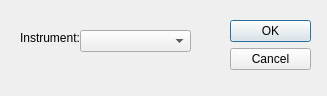
<?xml version="1.0" encoding="UTF-8"?>
<ui version="4.0">
 <class>removeInstrument</class>
 <widget class="QDialog" name="removeInstrument">
  <property name="geometry">
   <rect>
    <x>0</x>
    <y>0</y>
    <width>327</width>
    <height>96</height>
   </rect>
  </property>
  <property name="windowTitle">
   <string>Dialog</string>
  </property>
  <widget class="QDialogButtonBox" name="buttonBox">
   <property name="geometry">
    <rect>
     <x>230</x>
     <y>20</y>
     <width>81</width>
     <height>221</height>
    </rect>
   </property>
   <property name="orientation">
    <enum>Qt::Vertical</enum>
   </property>
   <property name="standardButtons">
    <set>QDialogButtonBox::Cancel|QDialogButtonBox::Ok</set>
   </property>
  </widget>
  <widget class="QLabel" name="instrumentLabel">
   <property name="geometry">
    <rect>
     <x>20</x>
     <y>30</y>
     <width>61</width>
     <height>16</height>
    </rect>
   </property>
   <property name="text">
    <string>Instrument:</string>
   </property>
  </widget>
  <widget class="QComboBox" name="instrumentBox">
   <property name="geometry">
    <rect>
     <x>80</x>
     <y>30</y>
     <width>111</width>
     <height>22</height>
    </rect>
   </property>
  </widget>
 </widget>
 <resources/>
 <connections>
  <connection>
   <sender>buttonBox</sender>
   <signal>accepted()</signal>
   <receiver>removeInstrument</receiver>
   <slot>accept()</slot>
   <hints>
    <hint type="sourcelabel">
     <x>248</x>
     <y>254</y>
    </hint>
    <hint type="destinationlabel">
     <x>157</x>
     <y>274</y>
    </hint>
   </hints>
  </connection>
  <connection>
   <sender>buttonBox</sender>
   <signal>rejected()</signal>
   <receiver>removeInstrument</receiver>
   <slot>reject()</slot>
   <hints>
    <hint type="sourcelabel">
     <x>316</x>
     <y>260</y>
    </hint>
    <hint type="destinationlabel">
     <x>286</x>
     <y>274</y>
    </hint>
   </hints>
  </connection>
 </connections>
</ui>
